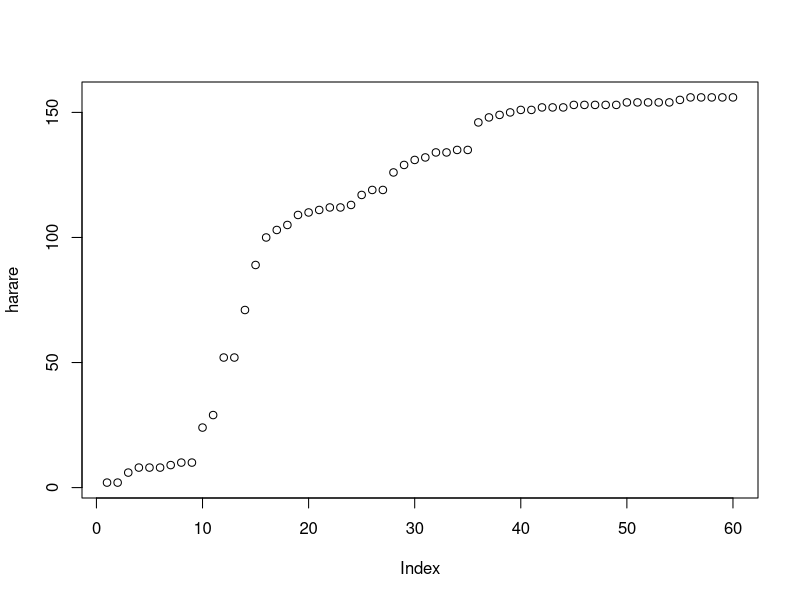
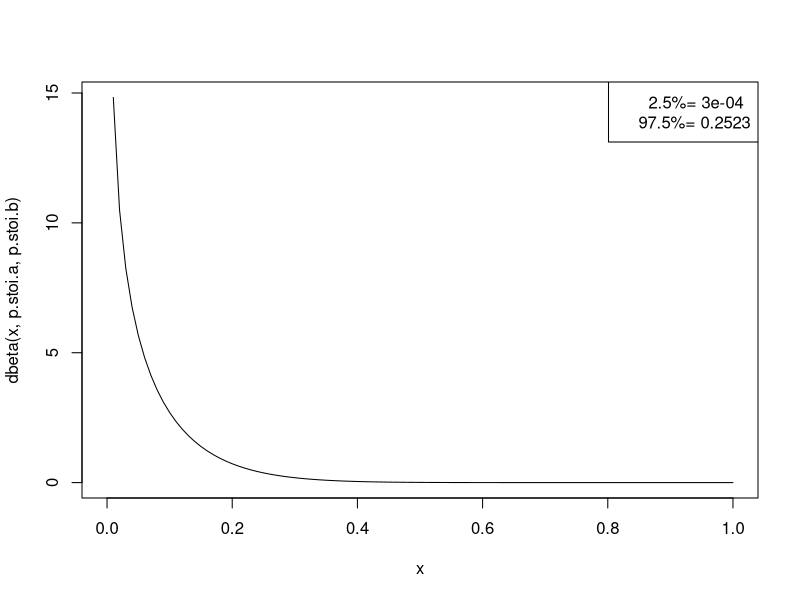
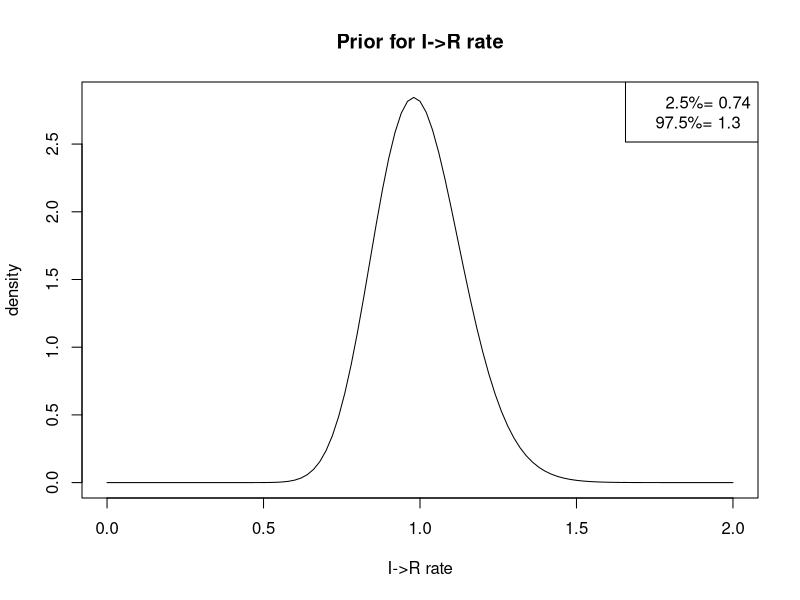
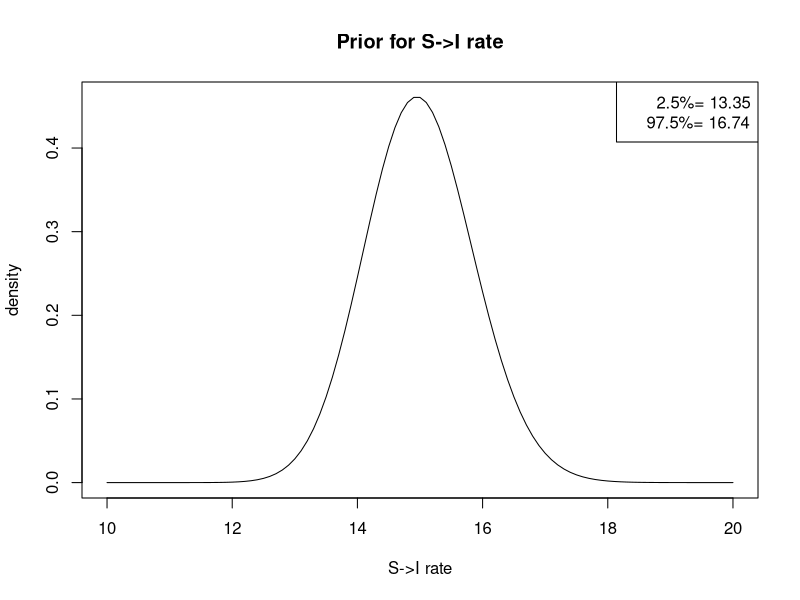
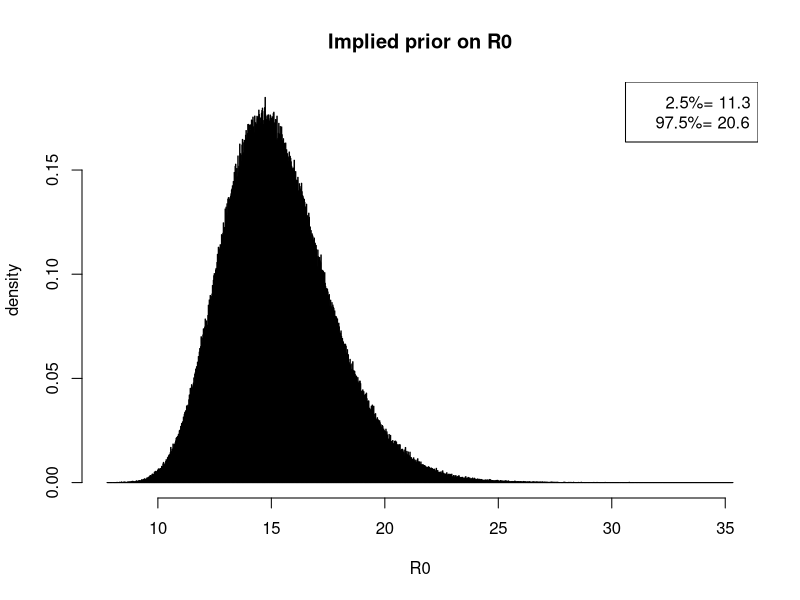

Recreate these plots in R, in order.
harare = c(2, 2, 6, 8, 8, 8, 9, 10, 10, 24, 29, 52, 52, 71, 89, 100, 103, 105, 109, 110, 111, 112, 112, 113, 117, 119, 119, 126, 129, 131, 132, 134, 134, 135, 135, 146, 148, 149, 150, 151, 151, 152, 152, 152, 153, 153, 153, 153, 153, 154, 154, 154, 154, 154, 155, 156, 156, 156, 156, 156)

plot(harare)


############################### Important dates #####################

# http://www.who.int/hac/crises/zwe/sitreps/24may_2june2010/en/index.html
week.meeting     = 27 # meeting when mass vaccination campaign was decided upon
week.vaccination = 31 # start of mass vaccination campaign




############################### Priors ############################

# http://www.who.int/entity/hac/crises/zwe/sitreps/zimbabwe_epi_w42_17oct2009.pdf
coverage1 = 0.72
coverage2 = 0.92 # vaccination coverage during National Immunization days (June 2009)

# http://en.wikipedia.org/wiki/Harare
harare.pop = 1.6e6
metrop.pop = 2.8e6

# expected susceptibles
exp.sus = harare.pop*(1-coverage2) # metrop.pop*(1-coverage1) 




# expected S->I sampling probability
p.stoi = 517/8173 # confirmed to suspected ratio
# cheating since this uses data until the end of the outbreak

m.p.stoi   = 10
p.stoi.a = m.p.stoi*p.stoi
p.stoi.b = m.p.stoi

curve(dbeta(x,p.stoi.a,p.stoi.b))
legend("topright", legend = c(paste("  2.5%=", round(qbeta(.025,p.stoi.a,p.stoi.b),4)), 
                              paste("97.5%=",  round(qbeta(.975,p.stoi.a,p.stoi.b),4))))

# expected I->R sampling probability
# equal to zero
p.itor.a = 1e-6
p.itor.b = 1e6


# expected infected
observed = 2
exp.inf = observed/p.stoi


# expected S->I rate


# expected I->R rate
# www.cdc.gov/vaccines/pubs/pinkbook/downloads/meas.pdf
# 'Rash onset 2-4 days after prodrome'
# 'Measles virus is shed from the nasopharynx beginning with the prodrome until 3–4 days after rash onset. '

r.itor = 1 # virus shedding lasts for approximately one week 
m.r.itor = 50
r.itor.a = m.r.itor * r.itor
r.itor.b = m.r.itor

curve(dgamma(x,r.itor.a, r.itor.b), 0,2, main="Prior for I->R rate", xlab="I->R rate", ylab="density")
legend("topright", legend = c(paste("  2.5%=", round(qgamma(.025,r.itor.a,r.itor.b),2)), 
                              paste("97.5%=",  round(qgamma(.975,r.itor.a,r.itor.b),2))))



# expected S->I rate
# http://en.wikipedia.org/wiki/Basic_reproduction_number
# set so that basic reproductive number (R0) is 12-18
r.stoi   = 15
m.r.stoi = 20
r.stoi.a = m.r.stoi * r.stoi
r.stoi.b = m.r.stoi

curve(dgamma(x,r.stoi.a, r.stoi.b), 10,20, main="Prior for S->I rate", xlab="S->I rate", ylab="density")
legend("topright", legend = c(paste("  2.5%=", round(qgamma(.025,r.stoi.a,r.stoi.b),2)), 
                              paste("97.5%=",  round(qgamma(.975,r.stoi.a,r.stoi.b),2))))

# Implied R0
n = 1e6
r0 = rgamma(n, r.stoi.a, r.stoi.b)/rgamma(n, r.itor.a, r.itor.b)
hist(r0, 1001, freq=F, main="Implied prior on R0", xlab="R0", ylab="density")
legend("topright", legend=c(paste("  2.5%=", round(quantile(r0,.025),1)), 
                            paste("97.5%=" , round(quantile(r0,.975),1))))


